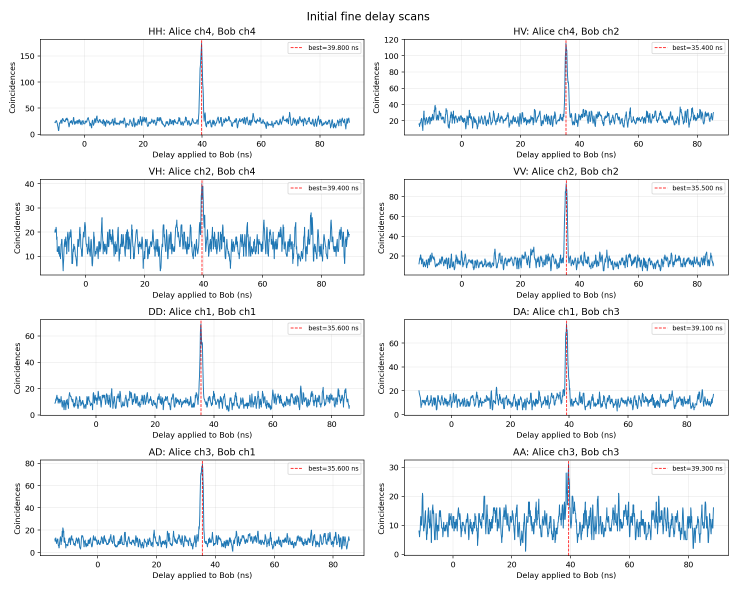
#> input picture Data/DelayScans/initial_delay_scans_20260620T083202.355641Z.png, 2210 x 1766 px (shown at 1/3 size)
$ python -i qkd_build_zerothird_metadata.py   (imports and definitions only)
#> lines starting #> are read from the running program, lines starting #| are printed output that depends on the picture; after the words box and inside, x2 and y2 are one past the last pixel; in counts of white or black regions, pixels touching at a corner belong together
from __future__ import annotations

import csv
import datetime as dt
import os
import re
import tempfile
import warnings
from functools import lru_cache
from pathlib import Path

import matplotlib

# [1 line not run here, left out]
import matplotlib.pyplot as plt
import numpy as np
from PIL import Image

from qkd_zerothird_analysis_common import BASE_DIR, GOOD_RESULTS_DIR, LOCAL_TZ


DELAY_SCAN_DIR = BASE_DIR / "Data" / "DelayScans"
OUTPUT_CSV = GOOD_RESULTS_DIR / "zerothird_run_metadata.csv"

SOURCE_SWITCH_UTC = dt.datetime(
    2026, 7, 9, 7, 50, 41, 661521, tzinfo=dt.timezone.utc
)
STABILITY_MONITOR_START_UTC = dt.datetime(
    2026, 7, 11, 21, 5, 23, tzinfo=dt.timezone.utc
)

TITLE_WINDOW_CANDIDATES_PS = (
    80,
    100,
    120,
    125,
    160,
    240,
    320,
    475,
    480,
    500,
    640,
    750,
    800,
)
WINDOW_SIGMA_LABELS = {
    120: "0.75",
    125: "0.75",
    160: "1",
    240: "1.5",
    320: "2",
    475: "3",
    480: "3",
    500: "3",
}

# Keep explicit manual corrections here if a title match is ambiguous after visual
# inspection. Keys are delay-scan PNG basenames; values are window_ps numbers.
TITLE_WINDOW_OVERRIDES_PS: dict[str, float] = {
    "initial_delay_scans_CHSH_S_20260709T075041.661521Z.png": 500.0,
}

DELAY_SCAN_TIMESTAMP_PATTERN = re.compile(
    r"^initial_delay_scans_(?P<record_id>.+?)_"
    r"(?P<timestamp>\d{8}T\d{6}(?:\.\d+)?Z)\.png$"
)


# [26 lines left out: functions parse_compact_utc_timestamp, parse_delay_scan_path, relative_path, not called in this run]


@lru_cache(maxsize=None)
def rendered_title_crop(
    size: tuple[int, int],
    window_ps: float,
    crop_box: tuple[int, int, int, int],
) -> np.ndarray:
    width, height = size
    with warnings.catch_warnings():
        warnings.simplefilter("ignore")
        figure = plt.figure(figsize=(width / 170, height / 170), dpi=170)
        figure.suptitle(
            f"Initial fine delay scans ({window_ps:g} ps coincidence window)",
            fontsize=14,
        )
        figure.tight_layout()
        temp = tempfile.NamedTemporaryFile(suffix=".png", delete=False)
        temp.close()
        figure.savefig(temp.name, dpi=170)
        plt.close(figure)
    try:
        return np.array(Image.open(temp.name).convert("L").crop(crop_box))
    finally:
        os.unlink(temp.name)


def title_match_scores(path: Path) -> list[tuple[float, float]]:
    image = Image.open(path).convert("L")
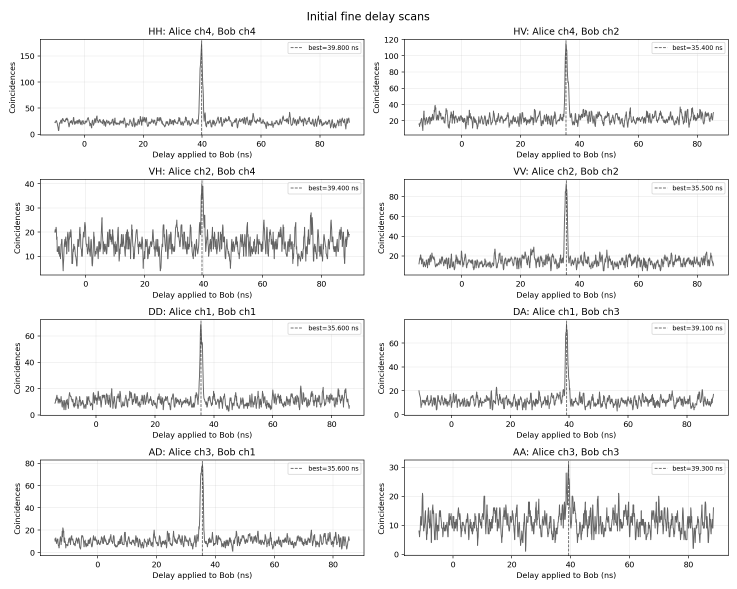
#> image: PIL image 2210x1766 L (shown at 1/3 size); min 0, max 255, mean 242.2
    width, height = image.size
#> width = 2210; height = 1766
    crop_box = (450, 25, width - 450, 75)
#> crop_box = (450, 25, 1760, 75)
    actual = np.array(image.crop(crop_box))
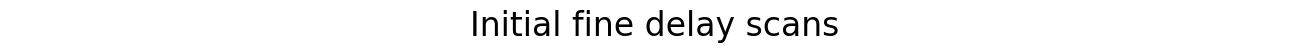
#> actual: shape (50, 1310); min 0, max 255, mean 245.4
    actual_mask = actual < 200
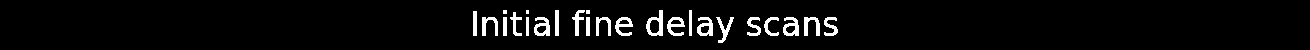
#> actual_mask: shape (50, 1310) bool; 4.5% white; 24 white regions (3 under 20 px), largest, box (x1, y1, x2, y2) and area: (646, 10, 663, 36) 214, (534, 17, 550, 36) 186, (697, 17, 713, 36) 186
    scores: list[tuple[float, float]] = []
    for window_ps in TITLE_WINDOW_CANDIDATES_PS:
        rendered = rendered_title_crop((width, height), float(window_ps), crop_box)
#> in rendered_title_crop, `return np.array(Image.open(temp.name).convert("L").crop(crop_box))`:
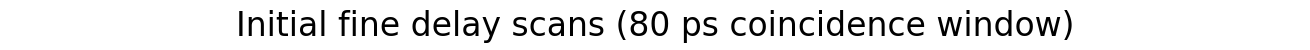
#> returned value: shape (50, 1310); min 0, max 255, mean 233.4
        rendered_mask = rendered < 200
        union = np.logical_or(actual_mask, rendered_mask)
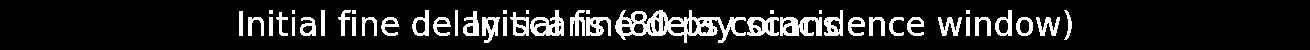
#> union: shape (50, 1310) bool; 13.2% white; 45 white regions (9 under 20 px), largest, box (x1, y1, x2, y2) and area: (615, 10, 746, 43) 1777, (780, 17, 822, 36) 563, (530, 10, 564, 36) 475
        xor = np.logical_xor(actual_mask, rendered_mask)
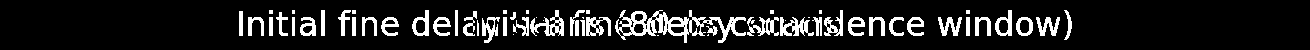
#> xor: shape (50, 1310) bool; 12% white; 58 white regions (17 under 20 px), largest, box (x1, y1, x2, y2) and area: (615, 10, 746, 43) 1491, (530, 10, 564, 36) 365, (780, 17, 814, 36) 347
        score = float(xor.sum() / union.sum()) if union.any() else 1.0
#> score = 0.905
        scores.append((score, float(window_ps)))
    return sorted(scores)


# [10 lines left out: function classify_window_ps, not called in this run]


def sigma_label(window_ps: float) -> str:
    return WINDOW_SIGMA_LABELS.get(int(round(window_ps)), "")


# [74 lines left out: functions experiment_label, mode_label, metadata_rows, write_metadata, main, not called in this run]


# [2 lines not run here, left out]

>>> result = title_match_scores('../Data/DelayScans/initial_delay_scans_20260620T083202.355641Z.png')
#> result = [(0.901, 120), (0.902, 125), (0.903, 320), (0.904, 640), (0.904, 240), (0.904, 500), (0.905, 800), (0.905, 160), (0.905, 80), (0.905, 100), (0.906, 480), (0.907, 475), (0.908, 750)]
